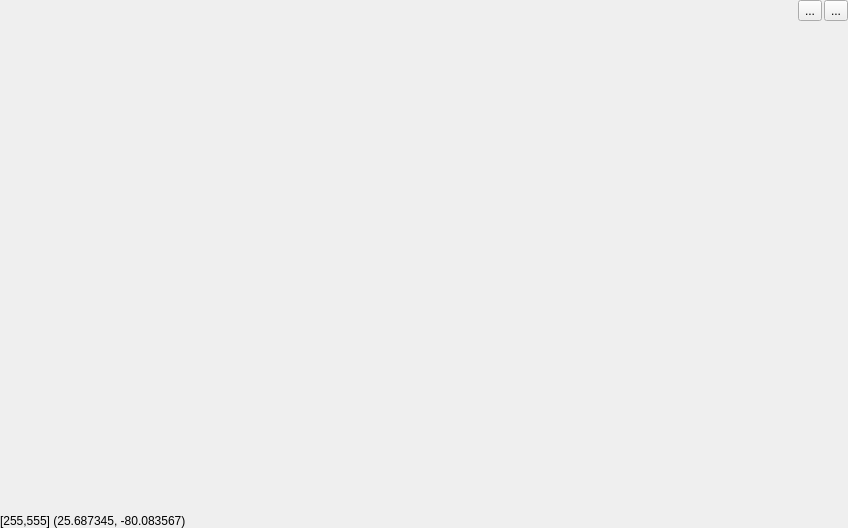
<?xml version="1.0" encoding="UTF-8"?>
<ui version="4.0">
 <class>TrackView</class>
 <widget class="QFrame" name="TrackView">
  <property name="geometry">
   <rect>
    <x>0</x>
    <y>0</y>
    <width>848</width>
    <height>528</height>
   </rect>
  </property>
  <property name="windowTitle">
   <string>Frame</string>
  </property>
  <layout class="QVBoxLayout" name="verticalLayout" stretch="0,0,0">
   <property name="spacing">
    <number>0</number>
   </property>
   <property name="leftMargin">
    <number>0</number>
   </property>
   <property name="topMargin">
    <number>0</number>
   </property>
   <property name="rightMargin">
    <number>0</number>
   </property>
   <property name="bottomMargin">
    <number>0</number>
   </property>
   <item>
    <widget class="QWidget" name="toolbar" native="true">
     <layout class="QHBoxLayout" name="horizontalLayout">
      <property name="spacing">
       <number>2</number>
      </property>
      <property name="leftMargin">
       <number>0</number>
      </property>
      <property name="topMargin">
       <number>0</number>
      </property>
      <property name="rightMargin">
       <number>0</number>
      </property>
      <property name="bottomMargin">
       <number>0</number>
      </property>
      <item>
       <spacer name="horizontalSpacer">
        <property name="orientation">
         <enum>Qt::Horizontal</enum>
        </property>
        <property name="sizeHint" stdset="0">
         <size>
          <width>40</width>
          <height>20</height>
         </size>
        </property>
       </spacer>
      </item>
      <item>
       <widget class="QToolButton" name="showCoord_ToolButton">
        <property name="toolTip">
         <string>Show coordinate</string>
        </property>
        <property name="text">
         <string>...</string>
        </property>
        <property name="icon">
         <iconset theme="input-mouse"/>
        </property>
        <property name="checkable">
         <bool>true</bool>
        </property>
       </widget>
      </item>
      <item>
       <widget class="QToolButton" name="fitView_ToolButton">
        <property name="toolTip">
         <string>Fit track to view</string>
        </property>
        <property name="text">
         <string>...</string>
        </property>
        <property name="icon">
         <iconset theme="zoom-fit-best"/>
        </property>
       </widget>
      </item>
     </layout>
    </widget>
   </item>
   <item>
    <spacer name="verticalSpacer">
     <property name="orientation">
      <enum>Qt::Vertical</enum>
     </property>
     <property name="sizeHint" stdset="0">
      <size>
       <width>20</width>
       <height>40</height>
      </size>
     </property>
    </spacer>
   </item>
   <item>
    <layout class="QHBoxLayout" name="statusbar">
     <property name="spacing">
      <number>2</number>
     </property>
     <property name="topMargin">
      <number>0</number>
     </property>
     <item>
      <widget class="QLabel" name="mousePosition_Label">
       <property name="text">
        <string>[255,555] (25.687345, -80.083567)</string>
       </property>
      </widget>
     </item>
    </layout>
   </item>
  </layout>
 </widget>
 <resources/>
 <connections/>
</ui>
